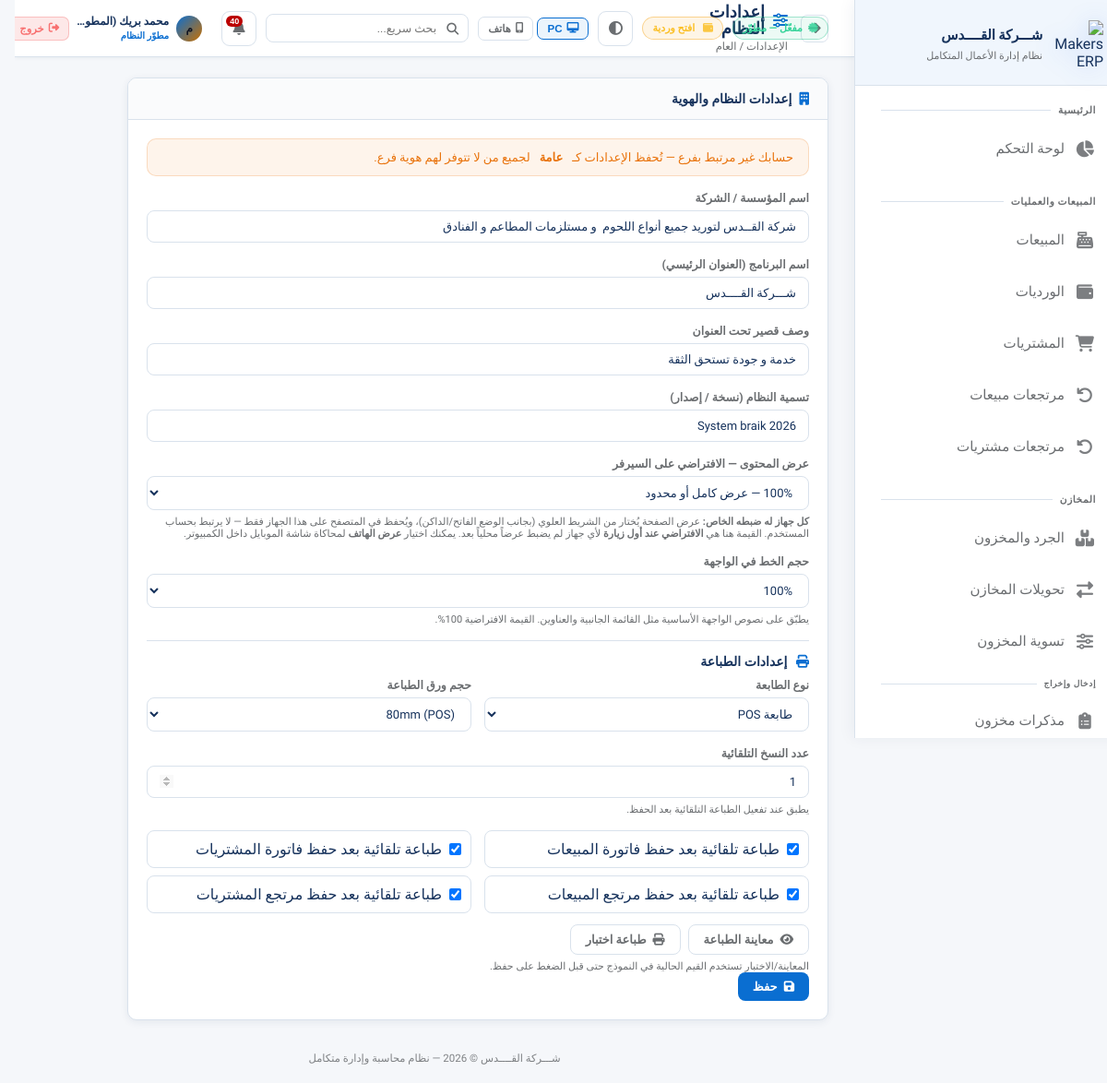
Before: /settings/app (signed in) with the older database file.
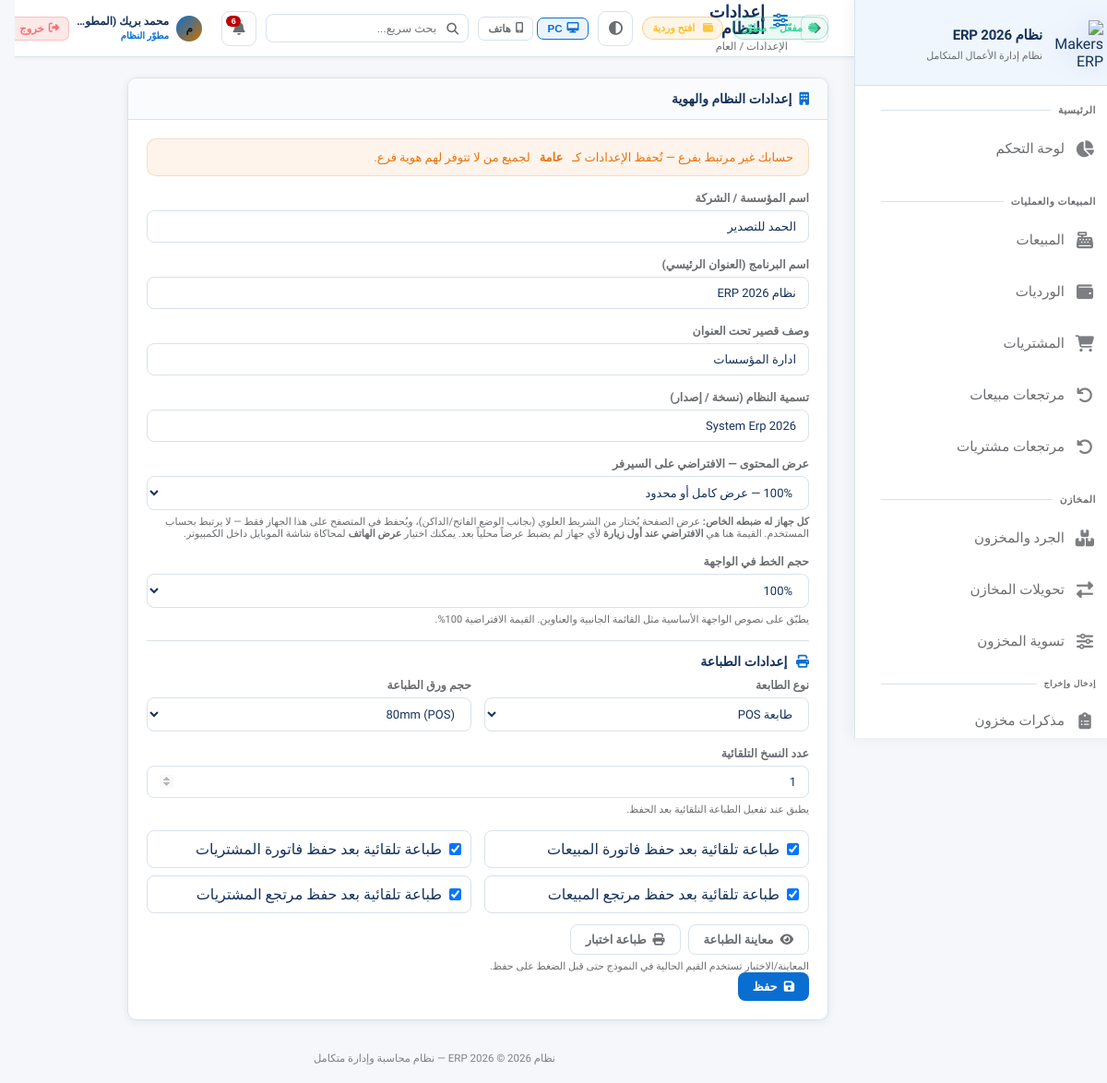
After: the same page with the newer database file.
### app.py (models this page shows)
class AppSetting(db.Model):
    id = db.Column(db.Integer, primary_key=True)
    key = db.Column(db.String(80), unique=True, nullable=False)
    value = db.Column(db.Text)

### app.py (the view, shortened to what this page needs)
@app.route('/settings/app', methods=['GET', 'POST'])
@login_required
@admin_required
def app_settings():
    bid = getattr(current_user, 'branch_id', None)
    br = Branch.query.get(bid) if bid else None
    return render_template(
        'settings_app.html',
        settings=get_app_settings_dict(branch_id=bid),
        branding_branch=br,
    )

### app.py (called while the page is built, shortened)
@login_manager.user_loader
def load_user(user_id):
    return User.query.get(int(user_id))

def admin_required(f):
    @wraps(f)
    def decorated(*args, **kwargs):
        if not current_user.is_authenticated or current_user.role not in ['admin', 'manager', 'developer']:
            flash('ليس لديك صلاحية للوصول لهذه الصفحة', 'error')
            return redirect(safe_home_url_for(current_user))
        return f(*args, **kwargs)
    return decorated

def user_can(user, perm: str) -> bool:
    if not user or not user.is_authenticated:
        return False
    if getattr(user, 'role', None) == 'developer':
        return True

def user_can_approve_transfers(user) -> bool:
    if not user or not user.is_authenticated:
        return False
    if getattr(user, 'role', None) in ('developer', 'admin'):
        return True
    custom = _perm_list_from_user(user)
    if custom is not None:
        return 'transfer_approve' in custom
    return False

def user_can_delete_users_account(user) -> bool:
    if not user or not user.is_authenticated:
        return False
    if getattr(user, 'role', None) == 'developer':
        return True

### templates/settings_app.html (shortened to what the changed rows need)
{% extends 'base.html' %}
{% set block_icon = 'fas fa-sliders-h' %}
{% block content %}
<div class="card" style="max-width:760px;">
    <div class="card-body">
        <form method="POST">
            <div class="form-group">
                <label class="form-label">اسم المؤسسة / الشركة</label>
                <input type="text" name="company_name" class="form-control" value="{{ settings.get('company_name','') }}" placeholder="System Makers">
            </div>
            <div class="form-group">
                <label class="form-label">اسم البرنامج (العنوان الرئيسي)</label>
                <input type="text" name="app_title" class="form-control" value="{{ settings.get('app_title','') }}" placeholder="النظام المحاسبي الذكي ERP">
            </div>
            <div class="form-group">
                <label class="form-label">وصف قصير تحت العنوان</label>
                <input type="text" name="app_subtitle" class="form-control" value="{{ settings.get('app_subtitle','') }}">
            </div>
            <div class="form-group">
                <label class="form-label">تسمية النظام (نسخة / إصدار)</label>
                <input type="text" name="program_label" class="form-control" value="{{ settings.get('program_label','') }}" placeholder="System Erp 2026">
            </div>
        </form>
    </div>
</div>
{% endblock %}

### templates/base.html (shortened to what the changed rows need)
<!DOCTYPE html>
<html lang="ar" dir="rtl" data-theme="fiori" data-layout-default="{{ layout_max_width | default('1400px') }}">
<head>
    <link rel="stylesheet" href="https://cdnjs.cloudflare.com/ajax/libs/font-awesome/6.5.0/css/all.min.css">
    <link rel="stylesheet" href="{{ url_for('static', filename='css/style.css') }}">
</head>
<body>
<aside class="sidebar sidebar-enterprise" id="sidebar">
    <div class="sidebar-logo">
        <div class="logo-text">
            <div class="name">{{ app_brand_title | default('النظام المحاسبي الذكي ERP') }}</div>
            <div class="sub">نظام إدارة الأعمال المتكامل</div>
        </div>
    </div>
</aside>
<main class="main-content">
    <div class="topbar">
        <div style="display:flex;align-items:center;gap:14px;">
        </div>
        <div class="topbar-right">
        </div>
    </div>
    <div class="content fade-in">
        {% block content %}{% endblock %}
    </div>
    <div class="app-footer-note">{{ app_brand_title }} © 2026 — نظام محاسبة وإدارة متكامل</div>
</main>
</body>
</html>

Changed rows visible on the page:
changed AppSetting: value "شـــركة القــــدس" → "نظام ERP 2026"; app_title "شـــركة القــــدس" → "نظام ERP 2026"
changed AppSetting: company_name "شركة القــدس لتوريد جميع أنواع اللحوم و مستلزمات المطاعم و الفنادق" → "الحمد للتصدير"
changed AppSetting: app_subtitle "خدمة و جودة تستحق الثقة" → "ادارة المؤسسات"
changed AppSetting: program_label "System braik 2026" → "System Erp 2026"
